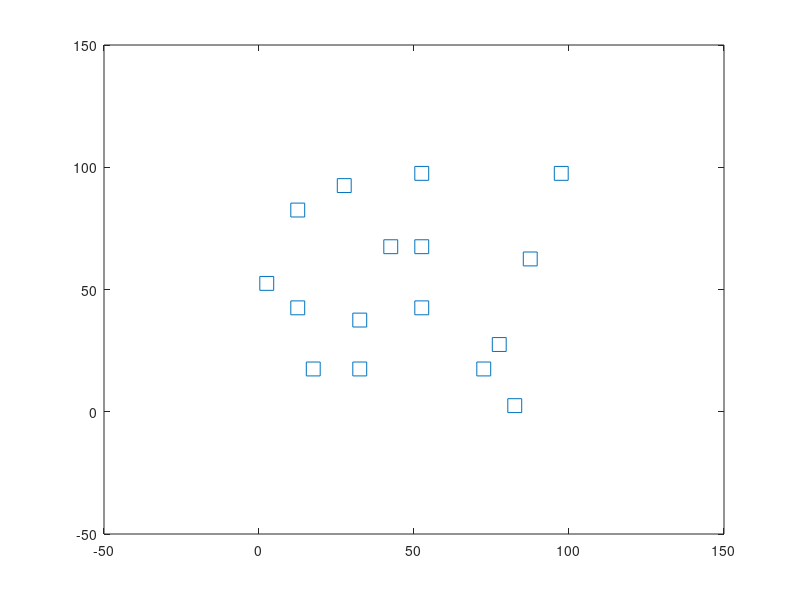

The MATLAB script that drew this image: (Note: this script raises an error after producing the figure.)
%% Generating Obstacles
length=100;
st=0;
gl=20;
gs=5;
os=25;
obs=[0,0;25,0;50,0;75,0;0,25;25,25;50,25;75,25;0,50;25,50;50,50;75,50;0,75;25,75;50,75;75,75]+5*randi([1,5],[16,2]);
gen=obs/5;
obs=-2.5*ones(16,2)+obs;
plot(obs(:,1),obs(:,2), 's', 'MarkerSize',10);
hold on;
axis([-50 150 -50 150]);
%% State Initialisation and Obstacle Memory
x=25;
y=-25;
ySP=[120;120];
next=((gen(:,1)-1)*20)+(20-(gen(:,2)-1));
od=zeros(20);
mem=od;
od(next)=1;
%[dist,point]=ob(0,0,pi/6,obs)
% mem=upd(mem,od,35,25);
%% Defining Parameters and Weights
Wo=[1,1,2];
% Wo5=0;
% Wo6=0;
Wi=[.05,.05]*0;
% duMax=.25;
% duMin=-.25;
uMax=2.5;
uMin=-2.5;
%% Initialisation
uPrev=[0;0];
maxTime=80;
Y_SAVE1=zeros(maxTime+1,1);
Y_SAVE2=zeros(maxTime+1,1);
Y_SAVE3=zeros(maxTime+1,1);
% Y_SAVE4=zeros(maxTime+1,1);
% Y_SAVE5=zeros(maxTime+1,1);
% Y_SAVE6=zeros(maxTime+1,1);
T_SAVE=zeros(maxTime+1,1);
U_SAVE1=zeros(maxTime,1);
U_SAVE2=zeros(maxTime,1);
%% Implementation
nonlcon=@mag;
for k=1:maxTime+1
    mem=upd(mem,od,x,y);
    [dist,a]=compOB(x,y,mem);
    Y_SAVE1(k)=x;
    Y_SAVE2(k)=y;
    fun=@(u)(Wo*[(ySP-[x+u(1);y+u(2)]).^2;(-1*(sum(a.*(dist-[u(1);u(2);-u(1);-u(2)]).^2)))])+(Wi*u).^2;
    u = fmincon(fun,[0;0],[],[],[],[],[],[],nonlcon);
    x=x+u(1);
    y=y+u(2);
    Y_SAVE3(k)=sum(a.*(dist-[u(1);u(2);-u(1);-u(2)]).^2);
    U_SAVE1(k)=u(1);
    U_SAVE2(k)=u(2);
    T_SAVE(k+1)=k;
end
%% Plotting
plot(Y_SAVE1,Y_SAVE2);
%% Obstacle Memory Update
function memnew=upd(mem,od,x,y)
    [x,y]=trans(x,y);
     if y==1
        ily=0;
    elseif y==2
        ily=1;
    else
        ily=2;
    end
    if y==20
        igy=0;
    elseif y==19
        igy=1;
    else
        igy=2;
    end
    if x==1
        ilx=0;
    elseif x==2
        ilx=1;
    else
        ilx=2;
    end
    if x==20
        igx=0;
    elseif x==19
        igx=1;
    else
        igx=2;
    end
    mem(y-ily:y+igy,x-ilx:x+igx)=od(y-ily:y+igy,x-ilx:x+igx);
    memnew=mem;
end
%% Setpoint Function
function [dist,a]=compOB(x,y,mem)
    a=ones(4,1);
    [x,y]=trans(x,y);
    iy=find(mem(:,x)==1);
    iyl=iy(find(iy<y, 1, 'last'));
    iyg=iy(find(iy>y, 1, 'first'));
    if (size(iyl)==[0,1])
        iyl=1;
        a(2)=0;
    elseif (size(iyl)==0)
        iyl=1;
        a(2)=0;
    end
    if (size(iyg)==[0,1])
        iyg=20;
        a(4)=0;
    elseif (size(iyg)==0)
        iyg=20;
        a(4)=0;
    end
    dyp=(y-iyl)*5;
    dyn=(iyg-y)*5;
    ix=find(mem(y,:)==1);
    ixl=ix(find(ix<x, 1, 'last'));
    ixg=ix(find(ix>x, 1, 'first'));
    if (size(ixl)==[1,0])
        ixl=1;
        a(3)=0;
    elseif (size(ixl)==0)
        ixl=1;
        a(3)=0;
    end
    if (size(ixg)==[1,0])
        ixg=20;
        a(1)=0;
    elseif (size(ixg)==0)
        ixg=20;
        a(1)=0;
    end
    dxn=(x-ixl)*5;
    dxp=(ixg-x)*5;
    dist=[dxp;dyp;dxn;dyn];
end
%% Transform Fn.
function [xn,yn]=trans(x,y)
     if (rem(([x,y]/5),1)==0)
        xn=x/5+1;
        yn=20-(y/5);
    else
        p=ceil(([x,y]/5));
        xn=p(1);
        yn=20-p(2);
    end
    xn=min(xn,20);
    yn=min(yn,20);
    xn=max(xn,1);
    yn=max(yn,1);
end
%% Non-Linear Constraint Function
function [c,ceq] = mag(u)
    c = u(1)^2 + u(2)^2 - (2.5^2);
    ceq = [];
end